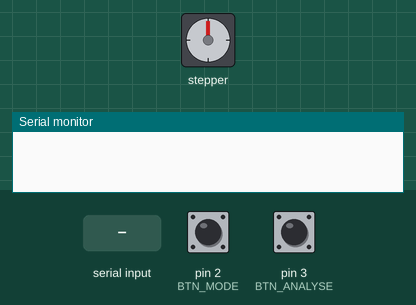
The sketch below on a simulated Arduino Uno, built with avr-gcc and run on an emulated ATmega328P. Shown: stepper motor, the last lines printed to the serial monitor. The test bench sets the inputs (shaded band); at power-on: pin 2 (BTN_MODE) HIGH, pin 3 (BTN_ANALYSE) HIGH. Stepper angles assume 2048 steps per turn.

Above: at 1.2 s.
1.3 s: "MODE:ALL\n" received over Serial
At 1.45 s:
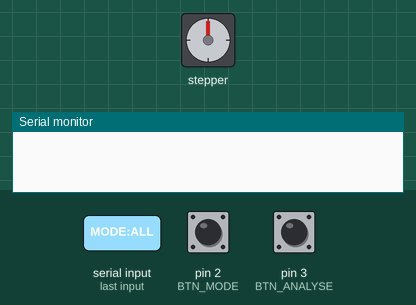
At 2.06 s:
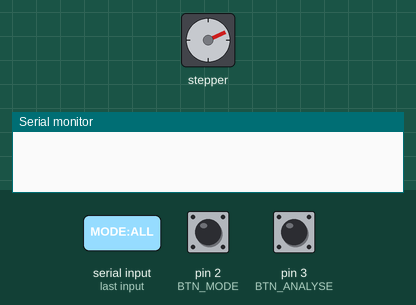
4.3 s: pin 2 (BTN_MODE) pulled LOW for 0.15 s
At 4.45 s:
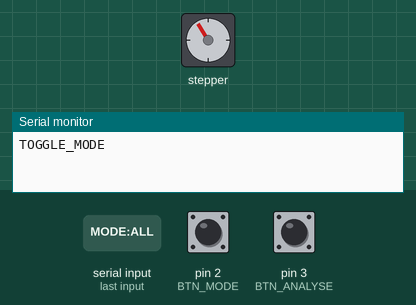
7.4 s: pin 3 (BTN_ANALYSE) pulled LOW for 0.15 s
10.5 s: pin 2 (BTN_MODE) pulled LOW for 1 s
13.5 s: pin 3 (BTN_ANALYSE) pulled LOW for 1 s
16.5 s: "CAT:\n" received over Serial
At 17.1 s:
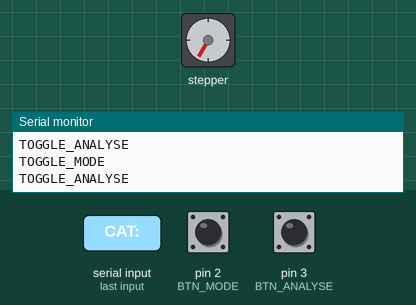
Timing chart, 0 to 19.0 s (numbered marks = the images above; inputs shaded):
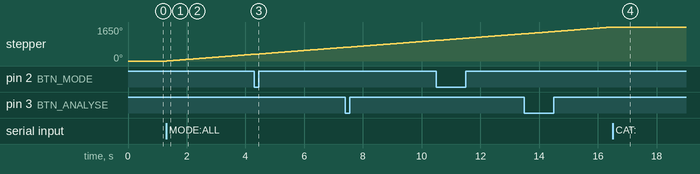

The sketch:

despondentTimes-two-buttons.ino
```cpp
#include <Stepper.h>

const int BTN_MODE = 2;
const int BTN_ANALYSE = 3;

// 28BYJ-48
const int STEPS_PER_REV = 2048;
const int STEPS_PER_CATEGORY = STEPS_PER_REV / 12;

Stepper myStepper(STEPS_PER_REV, 8, 10, 9, 11);

bool idleMode = true;
int currentStepPos = 0;

bool wildSpin = false;
int wildSpinSpeed = 20; // RPM (twice your normal 10)

bool lastModeState = HIGH;
bool lastAnalyseState = HIGH;

String incoming = "";

void setup() {
  pinMode(BTN_MODE, INPUT_PULLUP);
  pinMode(BTN_ANALYSE, INPUT_PULLUP);

  Serial.begin(9600);
  myStepper.setSpeed(10); // RPM
}

void loop() {
  // -------- BUTTONS --------
  bool modeState = digitalRead(BTN_MODE);
  bool analyseState = digitalRead(BTN_ANALYSE);

  if (modeState == LOW && lastModeState == HIGH) {
    Serial.println("TOGGLE_MODE");
    delay(50);
  }

  if (analyseState == LOW && lastAnalyseState == HIGH) {
    Serial.println("TOGGLE_ANALYSE");
    delay(50);
  }

  lastModeState = modeState;
  lastAnalyseState = analyseState;

  // -------- SERIAL READ --------
  while (Serial.available()) {
    char c = Serial.read();
    if (c == '\n') {
      handleMessage(incoming);
      incoming = "";
    } else {
      incoming += c;
    }
  }

  // -------- MOTOR --------
  // if (idleMode) {
  //   myStepper.step(1);
  // }

  if (wildSpin) {
    myStepper.setSpeed(wildSpinSpeed);
    myStepper.step(2); // faster + continuous
  }

}

// ============================
// FUNCTIONS
// ============================

void handleMessage(String msg) {
  msg.trim();

  // ---------- MODE CONTROL ----------
  if (msg == "MODE:ALL") {
    wildSpin = true;
    idleMode = false;
    return;
  }

  if (msg == "MODE:SINGLE") {
    wildSpin = false;
    idleMode = false;
    return;
  }

  // ---------- CATEGORY ----------
  if (msg.startsWith("CAT:")) {
    int category = msg.substring(4).toInt();
    if (category >= 0 && category <= 11) {
      wildSpin = false;
      idleMode = false;
      moveToCategory(category);
    }
  }
}

void moveToCategory(int index) {
  int targetStepPos = index * STEPS_PER_CATEGORY;
  int stepsToMove = targetStepPos - currentStepPos;

  // shortest-path correction (optional but recommended)
  if (stepsToMove > STEPS_PER_REV / 2) {
    stepsToMove -= STEPS_PER_REV;
  }
  if (stepsToMove < -STEPS_PER_REV / 2) {
    stepsToMove += STEPS_PER_REV;
  }

  myStepper.step(stepsToMove);
  currentStepPos = targetStepPos;
}
```

Measured:
- after the input at 1.3 s, stepper: keeps turning clockwise at about 110°/s, starting at once
- after the input at 16.5 s, stepper: stops changing and stays 1650°
